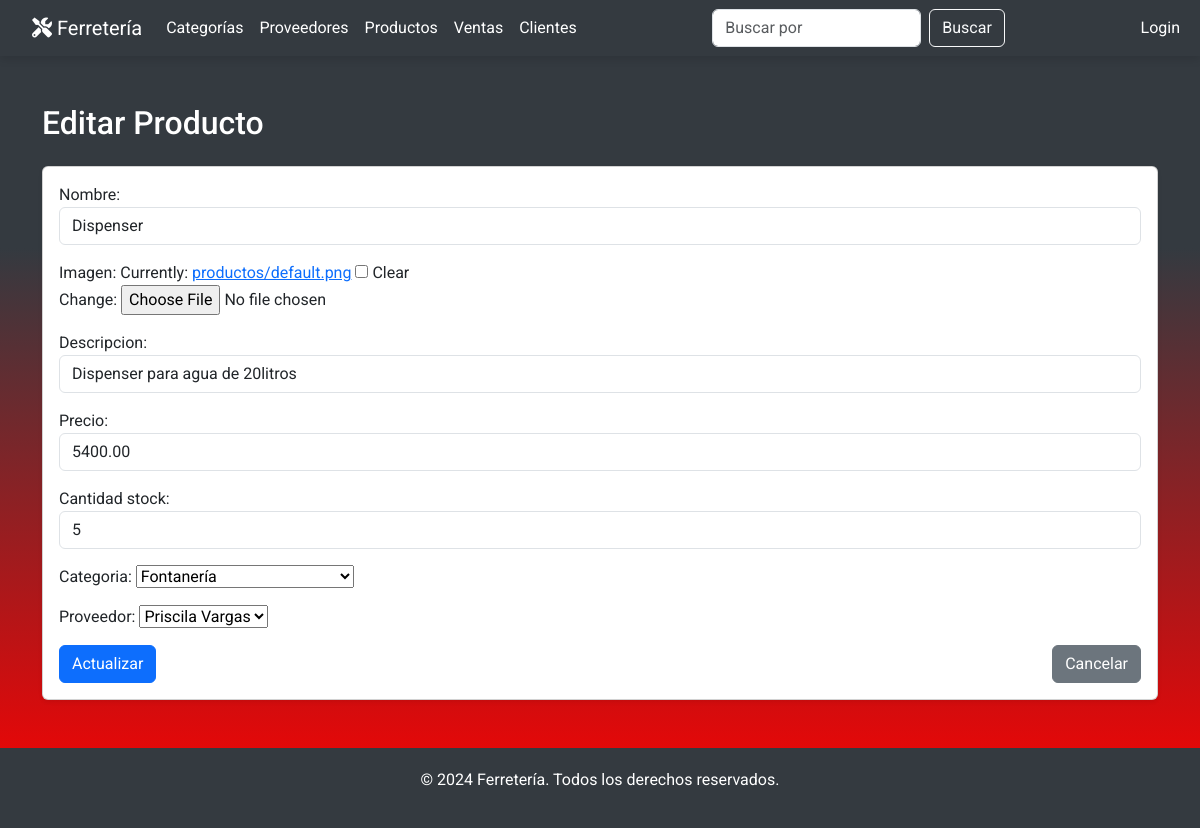
The app's page /productos/editar/59/, older data.
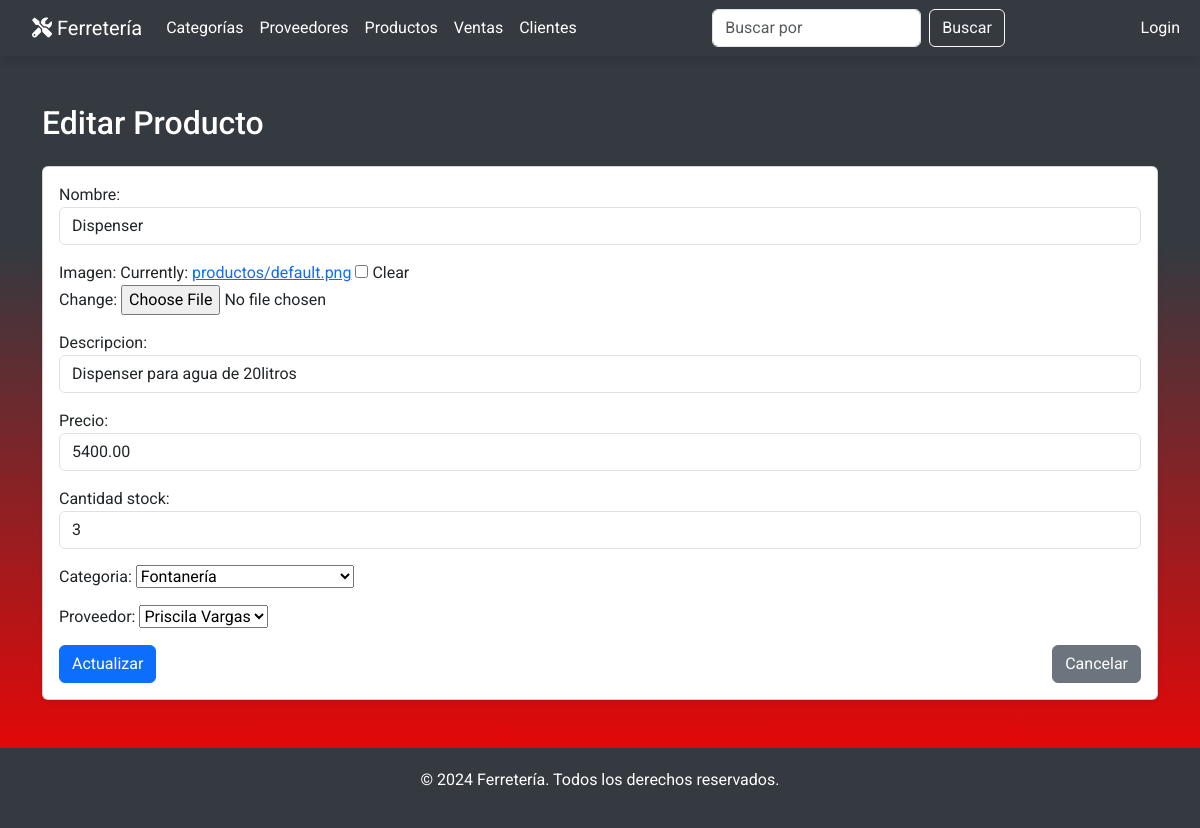
The same page, newer data.
### miAplicacion/models.py (models this page shows, shortened)
class Producto(models.Model):
    nombre = models.CharField(max_length=100)
    descripcion = models.TextField()
    precio = models.DecimalField(max_digits=10, decimal_places=2, default=0.000)
    cantidad_stock = models.PositiveIntegerField()
    categoria = models.ForeignKey('Categoria', on_delete=models.SET_NULL, null=True)
    fecha_creacion = models.DateField(auto_now_add=True)
    fecha_actualizacion = models.DateTimeField(auto_now=True)
    proveedor = models.ForeignKey('Proveedor', on_delete=models.SET_NULL, null=True, blank=True)
    imagen = models.ImageField(upload_to='productos/', default='productos/default.png', blank=True, null=True)

class Categoria(models.Model):
    nombre = models.CharField(max_length=50, unique=True)
    descripcion = models.TextField(blank=True, null=True)
    def __str__(self):
        return self.nombre

### miAplicacion/views.py (the view)
# urls.py: path('productos/editar/<int:pk>/', views.productos_update, name='productos_update'),
def productos_update(request, pk):
    producto = get_object_or_404(Producto, pk=pk)
    if request.method == 'POST':
        form = ProductoForm(request.POST, instance=producto)
        if form.is_valid():
            form.save()
            return redirect('productos_list')
    else:
        form = ProductoForm(instance=producto)
    return render(request, 'productos/productos_form.html', {'form': form})

### miAplicacion/forms.py
class ProductoForm(forms.ModelForm):
    class Meta:
        model = Producto
        fields = ['nombre', 'imagen', 'descripcion', 'precio', 'cantidad_stock', 'categoria', 'proveedor']
        widgets = {
            'nombre': forms.TextInput(attrs={'class': 'form-control'}),
            'descripcion': forms.TextInput(attrs={'class': 'form-control'}),
            'precio': forms.NumberInput(attrs={'class': 'form-control'}),
            'cantidad_stock': forms.NumberInput(attrs={'class': 'form-control'}),
        }

### miAplicacion/models.py (called while the page is built)
    def __str__(self):
        return self.nombre

### miAplicacion/templates/productos/productos_form.html (shortened to what this page needs)
{% extends 'base.html' %}
{% block content %}
<div class="container my-5">
    <h2 class="mb-4">{% if form.instance.pk %}Editar{% else %}Crear{% endif %} Producto</h2>
    <div class="card shadow-sm">
        <div class="card-body">
            <form method="post" enctype="multipart/form-data">
                {{ form.as_p }}
                <div class="d-flex justify-content-between">
                    <button type="submit" class="btn btn-primary">
                        {% if form.instance.pk %}Actualizar{% else %}Crear{% endif %}
                    </button>
                    <a href="{% url 'productos_list' %}" class="btn btn-secondary">Cancelar</a>
                </div>
            </form>
        </div>
    </div>
</div>
{% endblock %}

Row changes from the older to the newer data that the page shows:
changed Producto "Dispenser para agua de 20litros": cantidad_stock "5" → "3"
